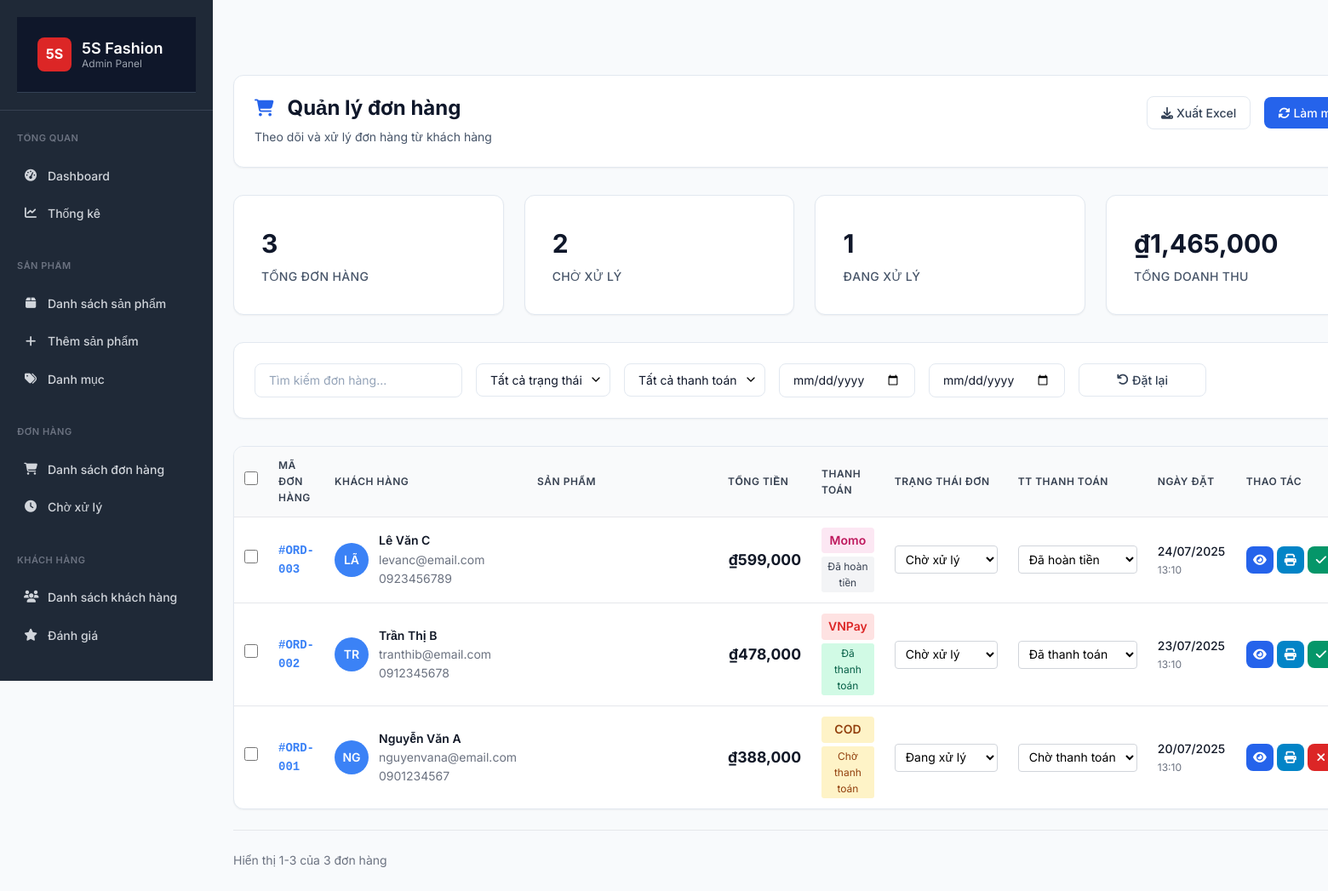
/orders (signed in), run on the app's committed database.
### tables this page shows
CREATE TABLE IF NOT EXISTS `orders` (
  `id` int NOT NULL AUTO_INCREMENT,
  `user_id` int DEFAULT NULL,
  `order_code` varchar(20) NOT NULL,
  `customer_name` varchar(100) NOT NULL,
  `customer_email` varchar(100) NOT NULL,
  `customer_phone` varchar(20) DEFAULT NULL,
  `subtotal` decimal(10,2) NOT NULL DEFAULT '0.00',
  `tax_amount` decimal(10,2) NOT NULL DEFAULT '0.00',
  `shipping_amount` decimal(10,2) NOT NULL DEFAULT '0.00',
  `discount_amount` decimal(10,2) NOT NULL DEFAULT '0.00',
  `total_amount` decimal(10,2) NOT NULL,
  `status` enum('pending','processing','shipped','delivered','cancelled','refunded') DEFAULT 'pending',
  `payment_method` enum('cod','bank_transfer','vnpay','momo','zalopay','credit_card') DEFAULT 'cod',
  `payment_status` enum('pending','paid','failed','refunded') DEFAULT 'pending',
  `shipping_address` json NOT NULL,
  `billing_address` json DEFAULT NULL,
  `notes` text,
  `admin_notes` text,
  `shipped_at` timestamp NULL DEFAULT NULL,
  `delivered_at` timestamp NULL DEFAULT NULL,
  `created_at` timestamp NOT NULL DEFAULT CURRENT_TIMESTAMP,
  `updated_at` timestamp NOT NULL DEFAULT CURRENT_TIMESTAMP ON UPDATE CURRENT_TIMESTAMP,
  PRIMARY KEY (`id`),
  UNIQUE KEY `orders_order_code_unique` (`order_code`),
  KEY `orders_user_id_foreign` (`user_id`),
  KEY `orders_status_index` (`status`),
  KEY `orders_payment_status_index` (`payment_status`),
  KEY `orders_created_at_index` (`created_at`),
  KEY `orders_user_status_date` (`user_id`,`status`,`created_at`),
  KEY `orders_status_payment_date` (`status`,`payment_status`,`created_at`)
);

### app/views/admin/orders/index.php (the view, shortened to what the rows shown need)
<div class="admin-header">
    <div class="admin-header-content">
        <h1 class="admin-title">
            <i class="fas fa-shopping-cart"></i>
            Quản lý đơn hàng
        </h1>
    </div>
</div>
<div class="admin-table-container">
    <table class="admin-table" id="ordersTable">
        <thead>
            <tr>
                <th>
                    <input type="checkbox" class="form-checkbox" id="selectAll">
                </th>
                <th>Mã đơn hàng</th>
                <th>Khách hàng</th>
                <th>Sản phẩm</th>
                <th>Tổng tiền</th>
                <th>Thanh toán</th>
                <th>Trạng thái đơn</th>
                <th>TT Thanh toán</th>
                <th>Ngày đặt</th>
                <th>Thao tác</th>
            </tr>
        </thead>
        <tbody>
            <?php foreach ($orders as $order): ?>
                <tr data-order-id="<?= $order['id'] ?>" class="order-row">
                    <td>
                        <input type="checkbox" class="form-checkbox row-select" value="<?= $order['id'] ?>">
                    </td>
                    <td>
                        <div class="order-code">
                            <a href="/5s-fashion/admin/orders/show/<?= $order['id'] ?>" class="order-link">
                                #<?= htmlspecialchars($order['order_code']) ?>
                            </a>
                        </div>
                    </td>
                    <td>
                        <div class="customer-info">
                            <div class="customer-avatar">
                                <?= strtoupper(substr($order['customer_name'], 0, 2)) ?>
                            </div>
                            <div class="customer-details">
                                <div class="customer-name"><?= htmlspecialchars($order['customer_name']) ?></div>
                                <div class="customer-email"><?= htmlspecialchars($order['customer_email']) ?></div>
                                <?php if (!empty($order['customer_phone'])): ?>
                                    <div class="customer-phone"><?= htmlspecialchars($order['customer_phone']) ?></div>
                                <?php endif; ?>
                            </div>
                        </div>
                    </td>
                    <td>
                    </td>
                    <td>
                        <div class="order-total">
                            <div class="total-amount">₫<?= number_format($order['total_amount']) ?></div>
                        </div>
                    </td>
                    <td>
                        <div class="payment-info">
                            <span class="payment-method payment-<?= $order['payment_method'] ?>">
                                <?php
                                $paymentMethods = [
                                    'cod' => 'COD',
                                    'bank_transfer' => 'Chuyển khoản',
                                    'vnpay' => 'VNPay',
                                    'momo' => 'Momo',
                                    'credit_card' => 'Thẻ tín dụng'
                                ];
                                echo $paymentMethods[$order['payment_method']] ?? $order['payment_method'];
                                ?>
                            </span>
                            <span class="payment-status payment-status-<?= $order['payment_status'] ?>">
                                <?php
                                $paymentStatuses = [
                                    'pending' => 'Chờ thanh toán',
                                    'paid' => 'Đã thanh toán',
                                    'confirmed' => 'Đã xác nhận',
                                    'failed' => 'Thanh toán thất bại',
                                    'refunded' => 'Đã hoàn tiền'
                                ];
                                echo $paymentStatuses[$order['payment_status']] ?? $order['payment_status'];
                                ?>
                            </span>
                        </div>
                    </td>
                    <td>
                        <select class="status-select" data-order-id="<?= $order['id'] ?>" onchange="updateOrderStatus(this)">
                            <option value="pending" <?= $order['status'] === 'pending' ? 'selected' : '' ?>>Chờ xử lý</option>
                            <option value="processing" <?= $order['status'] === 'processing' ? 'selected' : '' ?>>Đang xử lý</option>
                        </select>
                    </td>
                    <td>
                        <select class="payment-status-select" data-order-id="<?= $order['id'] ?>" onchange="updatePaymentStatus(this)">
                            <option value="pending" <?= $order['payment_status'] === 'pending' ? 'selected' : '' ?>>Chờ thanh toán</option>
                            <option value="paid" <?= $order['payment_status'] === 'paid' ? 'selected' : '' ?>>Đã thanh toán</option>
                            <option value="refunded" <?= $order['payment_status'] === 'refunded' ? 'selected' : '' ?>>Đã hoàn tiền</option>
                        </select>
                    </td>
                    <td>
                        <div class="date-info">
                            <div class="date-main"><?= date('d/m/Y', strtotime($order['created_at'])) ?></div>
                            <div class="date-time"><?= date('H:i', strtotime($order['created_at'])) ?></div>
                        </div>
                    </td>
                    <td>
                        <div class="action-buttons">
                            <a href="/5s-fashion/admin/orders/show/<?= $order['id'] ?>" class="btn btn-sm btn-primary" title="Xem chi tiết">
                                <i class="fas fa-eye"></i>
                            </a>
                            <button class="btn btn-sm btn-info" onclick="printOrder(<?= $order['id'] ?>)" title="In đơn hàng">
                                <i class="fas fa-print"></i>
                            </button>
                            <?php if ($order['status'] === 'pending'): ?>
                                <button class="btn btn-sm btn-success" onclick="quickProcess(<?= $order['id'] ?>)" title="Xử lý nhanh">
                                    <i class="fas fa-check"></i>
                                </button>
                            <?php endif; ?>
                            <?php if (in_array($order['status'], ['pending', 'processing'])): ?>
                                <button class="btn btn-sm btn-danger" onclick="cancelOrder(<?= $order['id'] ?>)" title="Hủy đơn">
                                    <i class="fas fa-times"></i>
                                </button>
                            <?php endif; ?>
                        </div>
                    </td>
                </tr>
            <?php endforeach; ?>
        </tbody>
    </table>
</div>

### data on the page
orders: order_code "ORD-003", customer_name "LÃ", customer_name "Lê Văn C", customer_email "levanc@email.com", customer_phone "0923456789", total_amount "599,000", payment_method "Momo", payment_status "Đã hoàn tiền", status+id "Chờ xử lý", payment_status+id "Đã hoàn tiền", created_at "24/07/2025", created_at "13:10"
orders: order_code "ORD-002", customer_name "TR", customer_name "Trần Thị B", customer_email "tranthib@email.com", customer_phone "0912345678", total_amount "478,000", payment_method "VNPay", payment_status "Đã thanh toán", status+id "Chờ xử lý", payment_status+id "Đã thanh toán", created_at "23/07/2025", created_at "13:10"
orders: order_code "ORD-001", customer_name "NG", customer_name "Nguyễn Văn A", customer_email "nguyenvana@email.com", customer_phone "0901234567", total_amount "388,000", payment_method "COD", payment_status "Chờ thanh toán", status+id "Đang xử lý", payment_status+id "Chờ thanh toán", created_at "20/07/2025", created_at "13:10"

### other printed values
count($orders) "3"
count(array_filter($orders, fn($o) => $o['status'] === 'pending')) "2"
count(array_filter($orders, fn($o) => $o['status'] === 'processing')) "1"
array_sum(array_column($orders, 'total_amount')) "1,465,000"
